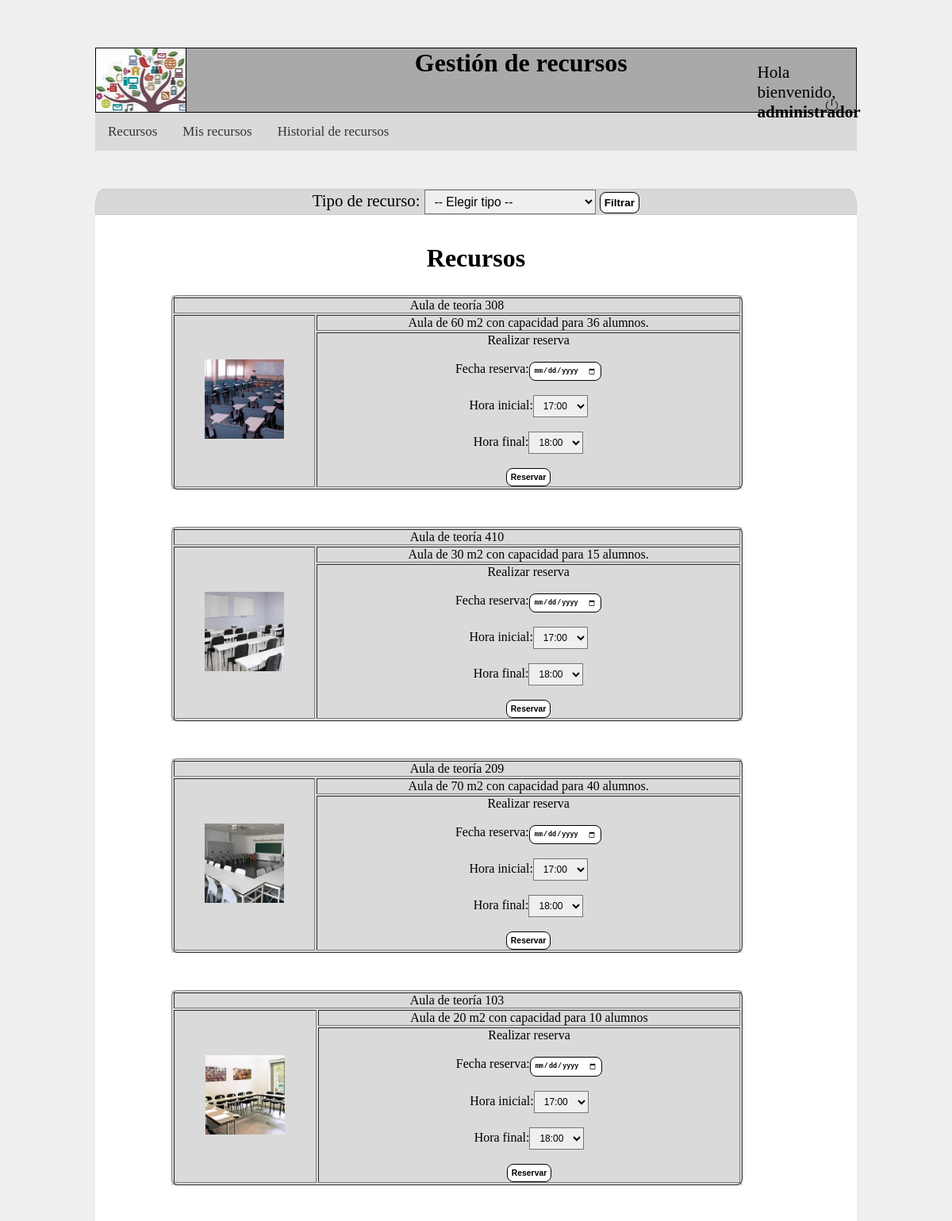
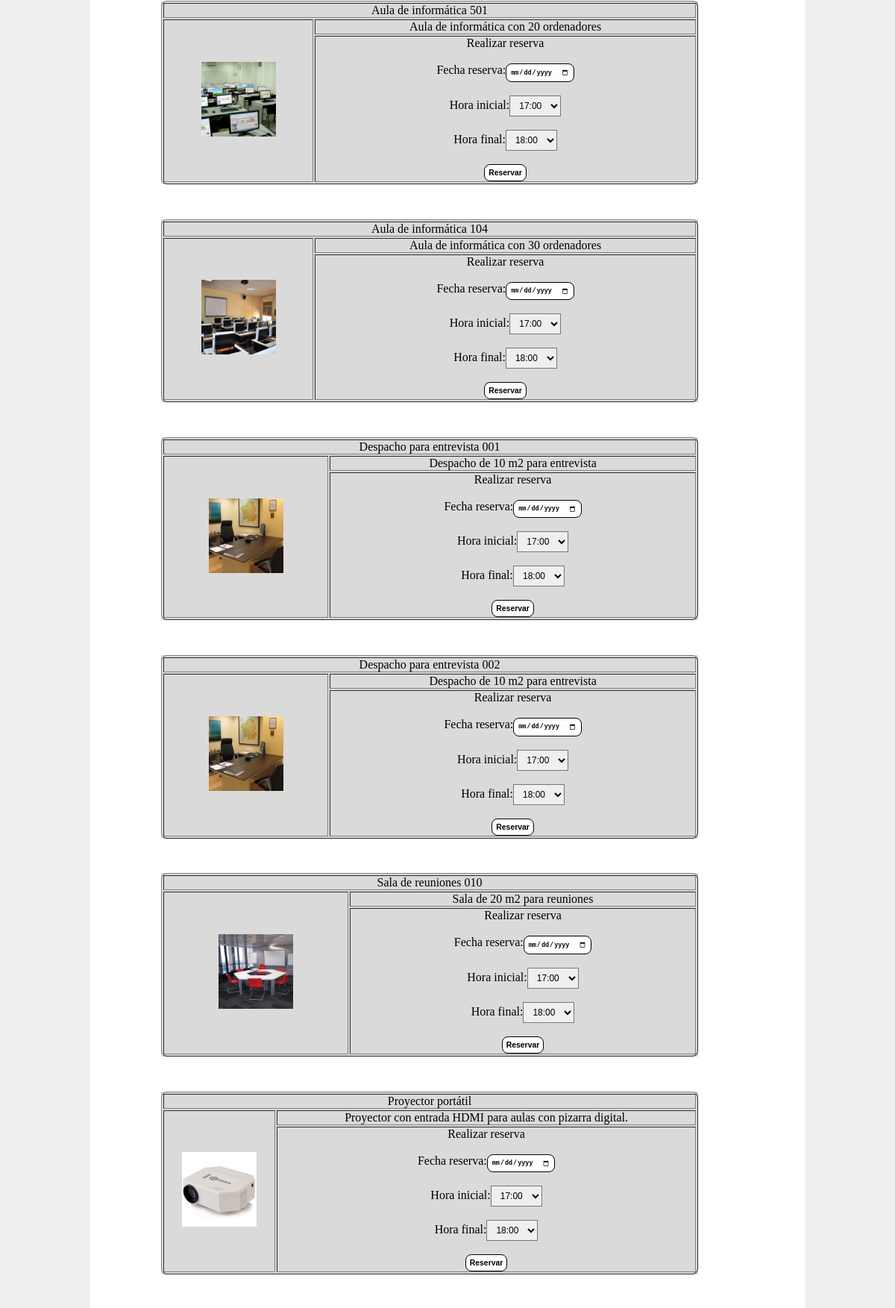
/proyecto_v3.0/php/recursos.php (signed in, upper part), run on the app's committed database (2 pictures, top to bottom).
### tables this page shows
CREATE TABLE `tbl_usuario` (
  `usu_id` int(3) NOT NULL,
  `usu_nickname` varchar(15) NOT NULL,
  `usu_nombre` varchar(15) NOT NULL,
  `usu_apellido` varchar(15) NOT NULL,
  `usu_correo` varchar(30) NOT NULL,
  `usu_cargo` varchar(15) NOT NULL DEFAULT 'usuario',
  `usu_contrasena` varchar(15) NOT NULL,
  `usu_estado` varchar(20) NOT NULL DEFAULT 'alta'
);

CREATE TABLE `tbl_recurso` (
  `rec_id` int(2) NOT NULL,
  `rec_nombre` varchar(30) NOT NULL,
  `rec_foto` varchar(15) NOT NULL DEFAULT '0.jpg',
  `rec_descripcion` varchar(200) NOT NULL,
  `rec_tipoid` int(2) NOT NULL,
  `rec_estado` varchar(15) NOT NULL DEFAULT 'Disponible'
);

### proyecto_v3.0/php/recursos.php (the view, shortened to what this page needs)
<?php
		$conexion = mysqli_connect('localhost', 'root', '', 'bd_proyecto2');
		$hoy= date('Y-m-d H:i:s');
		$sql_iniciar_reserva="UPDATE tbl_reserva SET res_finalizada='ocupado' WHERE res_fechainicio<'$hoy' AND res_fechafinal>'$hoy' AND res_finalizada='reservado'";
		mysqli_query($conexion, $sql_iniciar_reserva);
		$sql_finalizar_reserva="UPDATE tbl_reserva SET res_finalizada='finalizada' WHERE res_fechafinal<'$hoy' AND res_finalizada='ocupado'";
		mysqli_query($conexion, $sql_finalizar_reserva);
		$hora= date('H');
		$hora_reserva_fi = $hora + 1;
		$con =	"SELECT * FROM `tbl_usuario` WHERE `usu_id` = '". $_SESSION["usu_id"] ."'";
		$result	=	mysqli_query($conexion,$con);
		while ($fila = mysqli_fetch_row($result))
			{
				$usu_nickname	=	$fila[1];
			}
		extract($_REQUEST);
		$sql = "SELECT * FROM tbl_tiporecurso ORDER BY tr_id";
		$recurso =	" SELECT * FROM tbl_recurso INNER JOIN tbl_tiporecurso ON tbl_tiporecurso.tr_id = tbl_recurso.rec_tipoid ";
		$tipos = mysqli_query($conexion, $sql);
		$recursos = mysqli_query($conexion, $recurso);
?>
<!DOCTYPE html>
<html>
<head>
	<link rel="stylesheet" type="text/css" href="../css/recursos.css">
</head>
<body>
	<div class="header">
			<div class="logo">
			</div>
			<h1 align="center">Gestión de recursos</h1>
			<div class="profile">
			<p class="welcome">Hola bienvenido, <br /><b>
			<?php echo $usu_nickname; ?></b>
			</p>
			</div>
			<div class="logout">
				<a href="logout.proc.php" onclick="return logout();">
					<img class="img_logout" src="../img/logout_small.png" alt="Cerrar sesión">
				</a>
			</div>
		</div>
	<nav>
		<ul class="topnav">
			<li class="li"><a href="#">Recursos</a></li>
			<li class="li"><a href="misrecursos.php">Mis recursos</a></li>
			<li class="li"><a href="historial_recursos.php">Historial de recursos</a></li>
		</ul>
	</nav>
<div class="container">
	<?php
	if(mysqli_num_rows($tipos)>0){
		?>
	<form action="recursos.php" method="get" class="formtipo">
		Tipo de recurso:
		<select name="tr_id">
			<option value="0">-- Elegir tipo --</option>
		</select>
		<input type="submit" name="enviar" value="Filtrar">
	</form>
	<br/><br/>
	<h1>Recursos</h1>
	<br/>
	<?php
		}
	if(mysqli_num_rows($recursos)>0){
		while($recurso	=	mysqli_fetch_array($recursos)){
		echo "<div class='content_rec'>";
		echo "<table border>";
		echo "<tr>";
			echo "<td colspan='2'>" . $recurso['rec_nombre'] . "</td>";
		echo "</tr>";
		echo "<tr>";
			echo "<td rowspan='3'><img class='img_recu' src='../img/recursos/".$recurso['rec_foto']."' width='100'></td>";
			echo "<td>".$recurso['rec_descripcion']."</td>";
		echo "</tr>";
		echo "<tr>";
		echo "<td>Realizar reserva <br/><br/><form action='recursos.proc.php'  method='GET' name='form_reserva' onsubmit='return validar(this);'>";
		echo "Fecha reserva:<input type='date' name='fecha'/><br/><br/>";
			echo "Hora inicial:<select name='hora_ini'>";
				for ($i=$hora; $i <=20 ; ++$i) {
				echo "<option value='$i'>$i:00</option><br/>";
				}
			echo "</select><br/><br/>";
		echo "Hora final:<select name='hora_fi'>";
			for ($j=$hora_reserva_fi; $j <=21 ; ++$j) {
				echo "<option value='$j'>$j:00</option><br/>";
			}
			echo "</select><br/><br/><input type='hidden' name='rec_id' value='$recurso[rec_id]'/>";
			echo "<input type='submit' name='enviar' value='Reservar' size='5'/></form></td></tr>";
		echo "</table>";
				echo "</div>";
			}
	} else {
				echo "No hay recursos disponibles";
	}
		?>
</body>
</html>

### proyecto_v3.0/css/recursos.css (style rules this page uses)
* { margin:0px; padding:0px; }
body { background-color: #EFEFEF; width: 80%; margin: 5% 10%; }
.header { height: 80px; background-color: #A9A9A9; border: solid 1px black; }
.logo { background-image: url("../img/banner_opt.jpg"); height: 100%; width: 11.75%; border-right: solid 1px black; float: left; }
.welcome { position: relative; margin-left: 85%; width: 25%; }
nav { margin: 0; padding: 0; background-color: #DADADA; }
nav ul.topnav { list-style-type: none; overflow: hidden; }
nav ul.topnav li { float: left; }
nav ul.topnav li a { display: inline-block; color: #333; text-align: center; padding: 14px 16px; text-decoration: none; transition: 0.3s; font-size: 17px; }
.profile { width: 20%; margin-left: 70%; margin-top: -2%; font-size: 1.32em; }
.container { background-color: white; width: 100%; border-radius:1em; height: 100%; margin-top: 2%; text-align: center; font-size: 1em; }
.content_rec { margin-top: 1%; margin-bottom: 2%; text-align:center; width: 75%; background-color:#DADADA; margin-left: 10%; }
.content_rec table { width: 100%; border-radius: 8px 8px 8px 8px; }
.formtipo { margin-top: 5%; }
.img_logout { width: 8%; margin-left: 75% }
.logout { width: 20%; position: relative; margin-left: 81%; margin-top: -3%; }
.formtipo { font-size: 1.3em; border: 1px solid #ccc; background-color: #D8D8D8; border-top-left-radius: 0.5em 1em; border-top-right-radius: 0.5em 1em; }
select { padding: 5px 8px; box-shadow: none; background-image: none; font-size:0.75em; }
input { font-weight: bold; cursor: pointer; padding: 5px; border: 1px solid #000; background: #fff; border-radius: 8px 8px 8px 8px; font-size: 0.65em; }

### data on the page
tbl_usuario: usu_nickname "administrador"
tbl_recurso: rec_nombre "Aula de teoría 308", rec_foto (picture), rec_descripcion "Aula de 60 m2 con capacidad para 36 alumnos."
tbl_recurso: rec_nombre "Aula de teoría 410", rec_foto (picture), rec_descripcion "Aula de 30 m2 con capacidad para 15 alumnos."
tbl_recurso: rec_nombre "Aula de teoría 209", rec_foto (picture), rec_descripcion "Aula de 70 m2 con capacidad para 40 alumnos."
tbl_recurso: rec_nombre "Aula de teoría 103", rec_foto (picture), rec_descripcion "Aula de 20 m2 con capacidad para 10 alumnos"
tbl_recurso: rec_nombre "Aula de informática 501", rec_foto (picture), rec_descripcion "Aula de informática con 20 ordenadores"
tbl_recurso: rec_nombre "Aula de informática 104", rec_foto (picture), rec_descripcion "Aula de informática con 30 ordenadores"
tbl_recurso: rec_nombre "Despacho para entrevista 001", rec_foto (picture), rec_descripcion "Despacho de 10 m2 para entrevista"
tbl_recurso: rec_nombre "Despacho para entrevista 002", rec_foto (picture), rec_descripcion "Despacho de 10 m2 para entrevista"
tbl_recurso: rec_nombre "Sala de reuniones 010", rec_foto (picture), rec_descripcion "Sala de 20 m2 para reuniones"
tbl_recurso: rec_nombre "Proyector portátil", rec_foto (picture), rec_descripcion "Proyector con entrada HDMI para aulas con pizarra digital."

### other printed values
form field hora_ini "17:00"
form field hora_fi "18:00"
